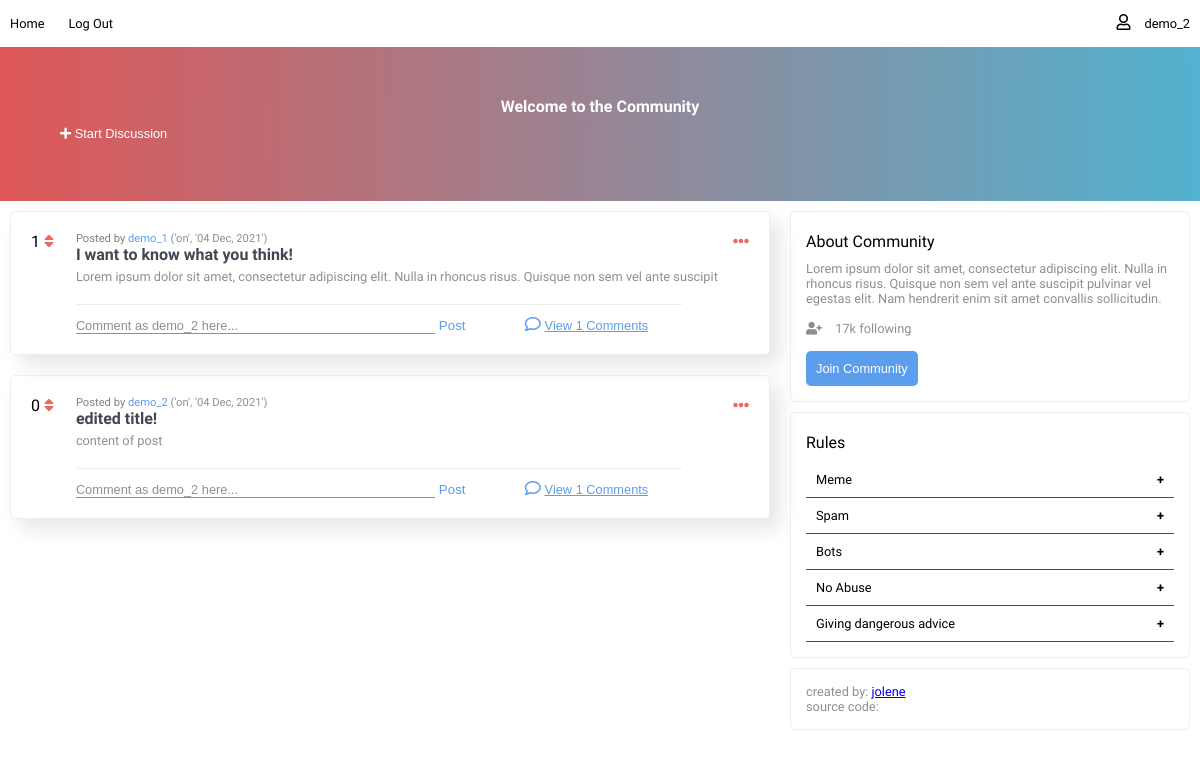
The app's page / (signed in) with its own data.
### website/models.py (models this page shows)
class User(db.Model, UserMixin):
    __tablename__ = 'user'
    id = db.Column(db.Integer, primary_key=True)
    email = db.Column(db.String(150), unique = True)
    password = db.Column(db.String(150))
    username = db.Column(db.String(150), unique= True)
    posts = db.relationship('Post', backref='user', passive_deletes=True)
    comments = db.relationship('Comment', backref='user', passive_deletes=True)

class Post(db.Model):
    __tablename__ = 'post'
    post_id = db.Column(db.Integer, primary_key=True)
    post_title = db.Column(db.String(255))
    post_content = db.Column(db.String(10000))
    enter_date = db.Column(db.DateTime(timezone=True), default=func.now())
    user_id = db.Column(db.Integer, db.ForeignKey('user.id', ondelete="CASCADE"), nullable=False)
    comments = db.relationship('Comment', backref='post', passive_deletes=True)
    likes = db.relationship('Like', backref='post', passive_deletes=True)

### website/views.py (the view, shortened to what this page needs)
@views.route('/', methods=['GET', 'POST'])
@login_required
def home():
    post = Post.query.with_entities(Post).distinct()
    return render_template("home.html", user=current_user, post = post)

### website/templates/home.html (shortened to what this page needs)
{% extends "base.html" %} {% block title %}Home {% endblock %}
{% block content %}
<section id="header">
  <div class='headerContainer'>
    <h1 style="color:white;">Welcome to the Community</h1>
  <button onclick='showcreatepost()' class='btn' style="background:transparent"><i class="fas fa-plus"></i>  Start Discussion</button>
  </div>
</section>
  <section class='communityContainer'>
    <main>
      <section id="postsContainer">
        <ul id='posts'>
          {% for content in post %}
          <li class="post">
            <div class="voteNote">
              <span id="likes-count-{{content.post_id}}">
                {{ content.likes|length }}</span>
                {% if user.id in content.likes|map(attribute="user_id")|list %}
                <i
                  class="fas fa-sort"
                  id="like-button-{{content.post_id}}"
                  onclick="like({{content.post_id}})"
                ></i>
                {% else %}
                <i
                  class="fas fa-sort"
                  id="like-button-{{content.post_id}}"
                  onclick="like({{content.post_id}})"
                ></i>
                {% endif %}
            </div>
            <div class="mainNote">
              <p style="color: grey; font-size: 0.7rem">Posted by <span>{{content.user.username}}</span><span class='time'> {{ content.enter_date|format_datetime}}</span></p>
              <h3>{{ content.post_title}}</h3>
              <p class="post_content">{{ content.post_content}}</p>
              <div class='divider'></div>
              <div class="options">
                <i class="fas fa-ellipsis-h"></i>
              </div>
              <div class="viewaddComment">
                <form method="post" action="/create-comment/{{content.post_id}}" id="create-comment">
                  <input type="text" placeholder="Comment as {{user.username}} here..." id="text" name="text"/>
                  <button type="submit" id='submitComment'>Post</button>
              </form>
              {% if content.comments | length > 0 %}
                  <div class='commentContainer'>
                    <i class="far fa-comment"></i>
                    <button class="viewComments">View {{content.comments|length}} Comments</button>
                  </div>
                  {% else %}
                  <div class='commentContainer'>
                    <i class="far fa-comment" style="color: grey;"></i>
                    <button id="viewComments" style="color: grey; text-decoration: none;cursor:default;">No Comments</button>
                  </div>
                  {% endif %}
              </div>
            </div>
          </li>
          {% endfor %}
        </ul>
    </main>
    <aside>
      <div class='intro'>
        <h1>About Community</h1>
        <p class='communityDesc'>Lorem ipsum dolor sit amet, consectetur adipiscing elit. Nulla in rhoncus risus. Quisque non sem vel ante suscipit pulvinar vel egestas elit. Nam hendrerit enim sit amet convallis sollicitudin. </p>
        <div class='communityStats'>
          <p><i class="fas fa-user-plus"></i> 17k <span>following</span></p>
        </div>
        <button class='btn btn-background-slide'>Join Community</button>
      </div>
      <div class='intro'>
        <h1>Rules</h1>
        <section class="collapseContainer">
          <button class="collapsible">Meme</button>
          <button class="collapsible">Spam</button>
          <button class="collapsible">Bots</button>
          <button class="collapsible">No Abuse</button>
          <button class="collapsible">Giving dangerous advice</button>
        </section>
      </div>
      <div class='intro'>
        <p>created by: <a href="https://github.com/jolenechong" target="_blank">jolene</a></p>
        <p>source code:</p>
      </div>
    </aside>
    </div>
{% endblock content %}

### website/templates/base.html (shortened to what this page needs)
<!DOCTYPE html>
<html lang="en">
  <head>
    <link rel="stylesheet" href="../static/style.css" />
    <link
      rel="stylesheet"
      href="https://use.fontawesome.com/releases/v5.15.4/css/all.css"
    />
  </head>
  <body>
    <nav>
      {% if user.is_authenticated %}
      <div class="nav-container">
        <a id="home" href="/">Home</a>
        <a id="logout" href="/logout">Log Out</a>
      <div style="float: right">
        <i class="far fa-user"></i>
        <a>{{user.username}}</a>
      </div>
      </div>
      {% else %}
      <a id="login" href="/login">Login</a>
      <a id="sign-up" href="/sign-up">Sign Up</a>
      {% endif %}
    </nav>
    <div>{% block content %} {% endblock %}</div>
  </body>
</html>

### website/static/style.css (style rules this page uses)
* { margin: 0; padding: 0; box-sizing: border-box; }
body { background-color: #ffffff; font-family: "Fira Sans", sans-serif; overflow: overlay; }
main { flex: 3; }
aside { flex: 1; }
h1,h2,h3 { font-size: 1rem; }
p { font-size: 0.8rem; }
.communityContainer { display: flex; max-width: 1200px; margin: auto; }
nav { width: 100%; font-family: "Fira Sans", sans-serif; -webkit-box-shadow: 10px 10px 20px 0px rgba(0, 0, 0, 0.1); box-shadow: 10px 10px 20px 0px rgba(0, 0, 0, 0.1); }
nav a { padding: 16px 10px; display: inline-block; text-decoration: none; color: black; font-size: 0.8rem; }
input[type="text"], input[type="email"], input[type="password"], textarea { border: none; outline: 0; border-bottom: #30c3cd solid 2px; background-color: transparent; color: black; width: 100%; }
.options { position: absolute; top: 10; top: 0; right: 0; cursor: pointer; }
ul li { list-style-type: none; }
.post { padding: 20px; width: 100%; border-radius: 5px; border: #ededed 1px solid; min-width: 450px; flex: 1; margin: 10px; position: relative; display: flex; -webkit-box-shadow: 10px 10px 20px 0px rgb(0 0 0 / 10%); box-shadow: 10px 10px 20px 0px rgb(0 0 0 / 10%); }
.post_content { color: #dddddd; }
.post h3 { font-weight: 900; }
#posts { display: flex; flex-wrap: wrap; }
#header { padding: 50px; min-height: 150px; background: linear-gradient(90.65deg, #de5757 0%, #52b2d0 100%); }
.headerContainer { max-width: 1200px; margin: auto; }
#header h1 { text-align: center; }
.intro { padding: 15px; border-radius: 5px; flex: 1; margin: 10px; position: relative; border-radius: 5px; border: #ededed 1px solid; }
.intro h1 { font-weight: 500; padding-top: 5px; padding-bottom:10px; }
.intro p { color:#8f8f8f; }
@media screen and (min-width: 961px) { .intro { min-width: 400px; } }
@media screen and (min-width: 961px) { .post { min-width: 400px; } }
.voteNote { flex: 1; }
.voteNote i { color: #ed6a5a; }
.mainNote { flex: 15; position: relative; width: 100%; }
.mainNote h3 { color: #424651; font-size: 1rem; padding-bottom: 5px; font-weight: 550; }
.mainNote p { font-size: 0.8rem; color: #8f8f8f; }
.mainNote .post_content { padding-bottom: 10px; }
.mainNote p span { color: #5a9eed; }
.divider { width: 90%; height: 1px; background-color: #ededed; margin: 10px 0; }
.mainNote .time { color: #8f8f8f; }
.options i { color:#ed6a5a; }
.communityStats p span { font-size:0.8rem; }
.communityStats p { font-size:0.8rem; }
.communityStats i { margin-right:10px; }
.communityDesc { padding-bottom:15px; }
.communityStats { padding-bottom: 15px; }
.collapseContainer { margin: auto; max-width: 900px; }
.collapsible { font-family: "Fira Sans", sans-serif; cursor: pointer; padding: 10px; width: 100%; border: none; border-bottom: 1px solid rgb(74 74 74); text-align: left; outline: none; background-color: transparent; max-width: 900px; margin: auto; color: black; font-size: 0.8rem; }
.collapsible:after { content: "\002B"; color: black; font-weight: bold; float: right; margin-left: 5px; transition: 400ms; }
.btn { position: relative; background-color: #5A9EED; color: white; border: 0; outline: 0; padding: 10px; border-radius: 5px; font-size:0.8rem; }
.btn.btn-background-slide::before { content:''; position:absolute; top:0; left:0; right:0; bottom:0; z-index:-1; background-color:#ed6a5a; transform: scaleX(0); transform-origin:left; transition: top, left, right, bottom, 200ms; border-radius: 5px; }
.btn.btn-background-slide { z-index:1; }
.commentContainer { flex: 1; }
.commentContainer button { font-size: 0.8rem; color:#5a9eed; background-color: transparent; text-decoration: underline; border: none; cursor: pointer; }
.commentContainer i { color:#5a9eed; }
#create-comment { flex: 2; width: 400px; }
#create-comment ::placeholder { font-size: 0.8rem; color: #8f8f8f; }
#create-comment button { background-color: transparent; color: #5a9eed; border: none; cursor: pointer; }
#create-comment input[type='text'] { width: 80%; border-bottom: solid #8f8f8f 1px; }
.viewaddComment { display: flex; }

### records on screen
User: username "demo_2", text "Comment as demo_2 here..."
Post: likes|length "1", user.username "demo_1", enter_date "('on', '04 Dec, 2021')", post_title "I want to know what you think!", post_content "Lorem ipsum dolor sit amet, consectetur adipiscing elit. Nulla in rhoncus risus. Quisque non sem vel ante suscipit", comments|length "1"
Post: likes|length "0", user.username "demo_2", enter_date "('on', '04 Dec, 2021')", post_title "edited title!", post_content "content of post", comments|length "1"
